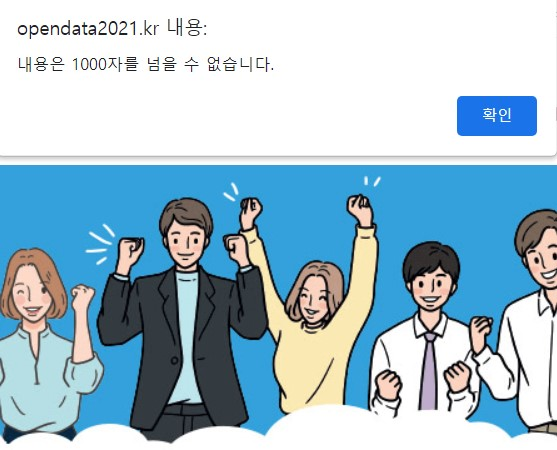
#> input picture opencv_dnn/qna_error.jpg, 557 x 450 px
$ python version_test.py
#> lines starting #> are read from the running program, lines starting #| are printed output that depends on the picture; after the words box and inside, x2 and y2 are one past the last pixel; in counts of white or black regions, pixels touching at a corner belong together
import cv2
import numpy as np

print("OpenCV version : ")
print(cv2.__version__)

img = cv2.imread("qna_error.jpg")
#> img is the input picture: shape (450, 557, 3); mean B, G, R 206.6, 192.3, 164

print(f'width : {img.shape[1]} pixels')
#| width : 557 pixels
print(f'height : {img.shape[0]} pixels')
#| height : 450 pixels
print(f'channels : {img.shape[2]} pixels')
#| channels : 3 pixels

(height, width) = img.shape[:2]
#> height = 450; width = 557
center = (width // 2,height // 2)
#> center = (278, 225)

# cv2.imshow('qna',img)

w = 400
h = 350

(b,g,r) = img[w,h]
#> b = 216; g = 160; r = 47
print(f'Pixel as ({w}, {h}) - Red: {r}, Green: {g}, Blue: {b}')
#| Pixel as (400, 350) - Red: 47, Green: 160, Blue: 216

# 이미지 변형
dot = img[50:100, 50:100]
# cv2.imshow("Dot", dot)

img[50:100, 50:100] = (0,0,255)

# 도형 그리기
cv2.rectangle(img, (150,0), (200,100), (0,255,0), 5) # 녹색 선굵기 5

cv2.circle(img, (275,75),25 , (0,255,255),-1) #  중심위치, 반지름, 노랑, 전체채우기

cv2.line(img, (350,100), (400,100), (255,0,0),5)

cv2.putText(img, 'creat', (450, 100) , cv2.FONT_HERSHEY_SIMPLEX, 1, (255,0,255),4)


cv2.imshow('qna2',img)

# 이미지 변형하기
# move
move = np.float32([[1,0,-100],[0,1,100]])
moved = cv2.warpAffine(img,move,(width,height))
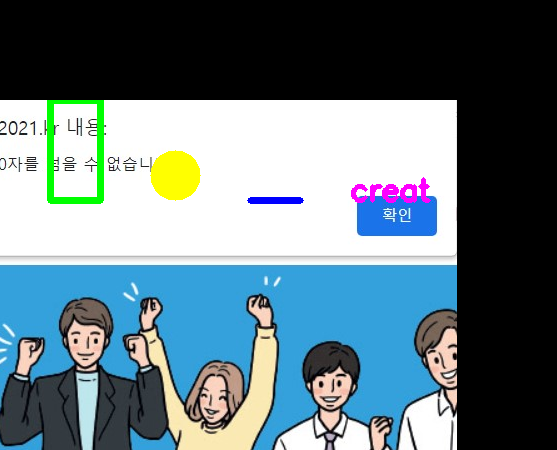
#> moved: shape (450, 557, 3); mean B, G, R 129.3, 121.8, 101.8
# cv2.imshow("moved downd : +, up : - and right : +, left -",moved)

#rotate
move2 = cv2.getRotationMatrix2D(center,-90,1.0) # 중심, 각도, scale
rotated = cv2.warpAffine(img,move2,(width,height))
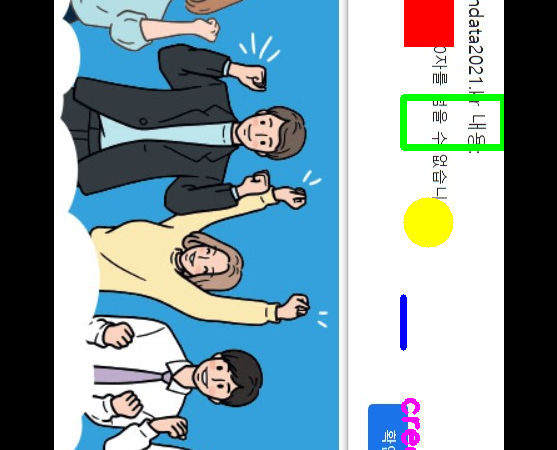
#> rotated: shape (450, 557, 3); mean B, G, R 159.1, 150.5, 128.1
# cv2.imshow("Rotated clockwise degrees",rotated)

# resize
ratio = 200.0 /width # 가로 목표 200px
#> ratio = 0.359
dimension = (200,int(height *ratio))
#> dimension = (200, 161)

resized = cv2.resize(img, dimension, interpolation = cv2.INTER_AREA)
# cv2.imshow("Resized",resized)

# flip 반전
flipped = cv2.flip(img,-1)
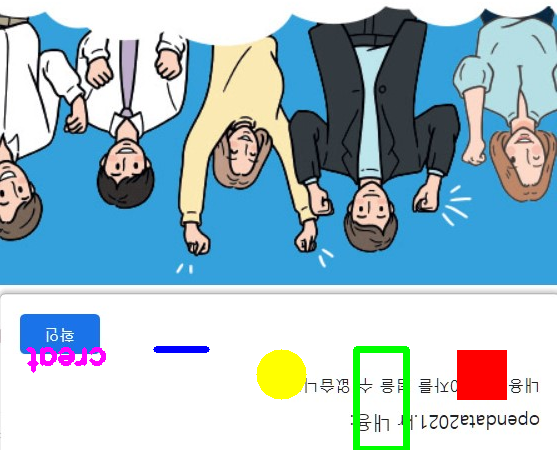
#> flipped: shape (450, 557, 3); mean B, G, R 200.4, 188.8, 162.2
# cv2.imshow("Flipped horizontal 1, Vertical 0, both -1", flipped)


#mask 란? 트랜지션 같은 거야. bitwise를 사용해야해.
mask = np.zeros(img.shape[:2], dtype = "uint8")

cv2.circle(mask, center , 100, (255,255,255), -1)
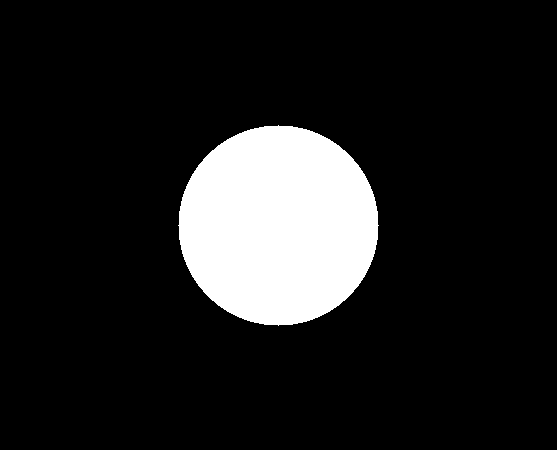
#> mask: shape (450, 557); 12.5% white; 1 white region, box (x1, y1, x2, y2) and area: (178, 125, 379, 326) 31417

# cv2.imshow("mask",mask)

masked = cv2.bitwise_and(img,img,mask = mask) #교집합만 보여주고 싶은거지, 하얀색이 1
# cv2.imshow("masked",masked)


# 채널(rgb)을 변경하기

#rgb 분해
(Blue, Green, Red) = cv2.split(img)
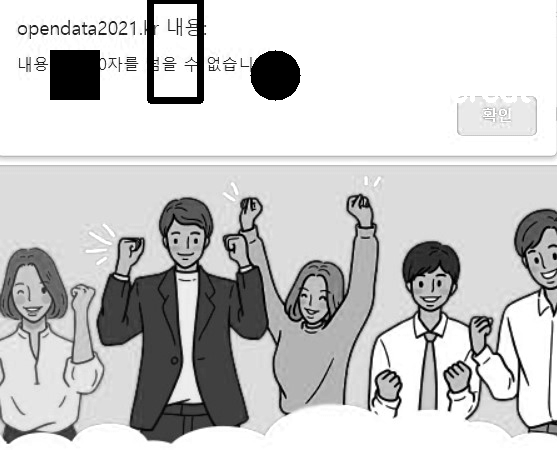
#> Blue: shape (450, 557); min 0, max 255, mean 200.4
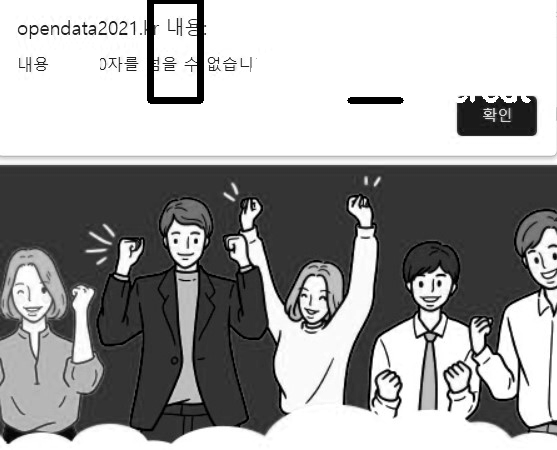
#> Red: shape (450, 557); min 0, max 255, mean 162.2
# [11 lines of commented-out code are left out]
gray = cv2.cvtColor(img,cv2.COLOR_BGR2GRAY)
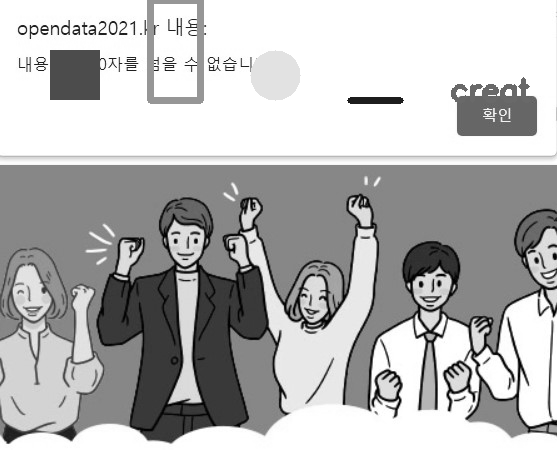
#> gray: shape (450, 557); min 0, max 255, mean 182.2
cv2.imshow("gray filter", gray)
hsv = cv2.cvtColor(img,cv2.COLOR_BGR2HSV)
#> hsv: shape (450, 557, 3); mean H, S, V 53.7, 79.8, 212.8
cv2.imshow("hsv filter", hsv)
lab = cv2.cvtColor(img,cv2.COLOR_BGR2LAB)
#> lab: shape (450, 557, 3); mean of channels 0, 1, 2 191.8, 125.8, 120.1
cv2.imshow("lab filter", lab)

# 채널 더하기
BGR = cv2.merge([Blue, Green,Red])
cv2.imshow("Blue, Green and Red",BGR)

cv2.waitKey(0)
# cv2.imwrite("qna_renew.png",img) # 새로 이미지 저장
cv2.destroyAllWindows()
